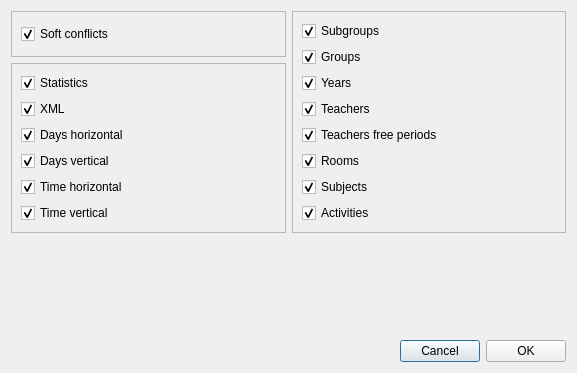
<?xml version="1.0" encoding="UTF-8"?>
<ui version="4.0">
 <class>TimetablesToWriteOnDiskForm_template</class>
 <widget class="QDialog" name="TimetablesToWriteOnDiskForm_template">
  <property name="geometry">
   <rect>
    <x>0</x>
    <y>0</y>
    <width>577</width>
    <height>373</height>
   </rect>
  </property>
  <property name="windowTitle">
   <string>Select the categories of timetables to be written on disk</string>
  </property>
  <layout class="QGridLayout" name="gridLayout_5">
   <item row="0" column="0">
    <layout class="QGridLayout" name="gridLayout_4">
     <item row="0" column="0">
      <widget class="QFrame" name="frame">
       <property name="frameShape">
        <enum>QFrame::StyledPanel</enum>
       </property>
       <property name="frameShadow">
        <enum>QFrame::Raised</enum>
       </property>
       <layout class="QGridLayout" name="gridLayout">
        <item row="0" column="0">
         <widget class="QCheckBox" name="softConflictsCheckBox">
          <property name="text">
           <string>Soft conflicts</string>
          </property>
          <property name="checked">
           <bool>true</bool>
          </property>
         </widget>
        </item>
       </layout>
      </widget>
     </item>
     <item row="0" column="1" rowspan="2">
      <widget class="QFrame" name="frame_3">
       <property name="frameShape">
        <enum>QFrame::StyledPanel</enum>
       </property>
       <property name="frameShadow">
        <enum>QFrame::Raised</enum>
       </property>
       <layout class="QGridLayout" name="gridLayout_3">
        <item row="0" column="0">
         <widget class="QCheckBox" name="subgroupsCheckBox">
          <property name="text">
           <string>Subgroups</string>
          </property>
          <property name="checked">
           <bool>true</bool>
          </property>
         </widget>
        </item>
        <item row="1" column="0">
         <widget class="QCheckBox" name="groupsCheckBox">
          <property name="text">
           <string>Groups</string>
          </property>
          <property name="checked">
           <bool>true</bool>
          </property>
         </widget>
        </item>
        <item row="2" column="0">
         <widget class="QCheckBox" name="yearsCheckBox">
          <property name="text">
           <string>Years</string>
          </property>
          <property name="checked">
           <bool>true</bool>
          </property>
         </widget>
        </item>
        <item row="3" column="0">
         <widget class="QCheckBox" name="teachersCheckBox">
          <property name="text">
           <string>Teachers</string>
          </property>
          <property name="checked">
           <bool>true</bool>
          </property>
         </widget>
        </item>
        <item row="4" column="0">
         <widget class="QCheckBox" name="teachersFreePeriodsCheckBox">
          <property name="text">
           <string>Teachers free periods</string>
          </property>
          <property name="checked">
           <bool>true</bool>
          </property>
         </widget>
        </item>
        <item row="5" column="0">
         <widget class="QCheckBox" name="roomsCheckBox">
          <property name="text">
           <string>Rooms</string>
          </property>
          <property name="checked">
           <bool>true</bool>
          </property>
         </widget>
        </item>
        <item row="6" column="0">
         <widget class="QCheckBox" name="subjectsCheckBox">
          <property name="text">
           <string>Subjects</string>
          </property>
          <property name="checked">
           <bool>true</bool>
          </property>
         </widget>
        </item>
        <item row="7" column="0">
         <widget class="QCheckBox" name="activitiesCheckBox">
          <property name="text">
           <string>Activities</string>
          </property>
          <property name="checked">
           <bool>true</bool>
          </property>
         </widget>
        </item>
       </layout>
      </widget>
     </item>
     <item row="1" column="0">
      <widget class="QFrame" name="frame_2">
       <property name="frameShape">
        <enum>QFrame::StyledPanel</enum>
       </property>
       <property name="frameShadow">
        <enum>QFrame::Raised</enum>
       </property>
       <layout class="QGridLayout" name="gridLayout_2">
        <item row="0" column="0">
         <widget class="QCheckBox" name="statisticsCheckBox">
          <property name="text">
           <string>Statistics</string>
          </property>
          <property name="checked">
           <bool>true</bool>
          </property>
         </widget>
        </item>
        <item row="1" column="0">
         <widget class="QCheckBox" name="xmlCheckBox">
          <property name="text">
           <string>XML</string>
          </property>
          <property name="checked">
           <bool>true</bool>
          </property>
         </widget>
        </item>
        <item row="2" column="0">
         <widget class="QCheckBox" name="daysHorizontalCheckBox">
          <property name="text">
           <string>Days horizontal</string>
          </property>
          <property name="checked">
           <bool>true</bool>
          </property>
         </widget>
        </item>
        <item row="3" column="0">
         <widget class="QCheckBox" name="daysVerticalCheckBox">
          <property name="text">
           <string>Days vertical</string>
          </property>
          <property name="checked">
           <bool>true</bool>
          </property>
         </widget>
        </item>
        <item row="4" column="0">
         <widget class="QCheckBox" name="timeHorizontalCheckBox">
          <property name="text">
           <string>Time horizontal</string>
          </property>
          <property name="checked">
           <bool>true</bool>
          </property>
         </widget>
        </item>
        <item row="5" column="0">
         <widget class="QCheckBox" name="timeVerticalCheckBox">
          <property name="text">
           <string>Time vertical</string>
          </property>
          <property name="checked">
           <bool>true</bool>
          </property>
         </widget>
        </item>
       </layout>
      </widget>
     </item>
    </layout>
   </item>
   <item row="1" column="0">
    <spacer name="verticalSpacer">
     <property name="orientation">
      <enum>Qt::Vertical</enum>
     </property>
     <property name="sizeHint" stdset="0">
      <size>
       <width>20</width>
       <height>154</height>
      </size>
     </property>
    </spacer>
   </item>
   <item row="2" column="0">
    <layout class="QHBoxLayout" name="horizontalLayout">
     <item>
      <spacer name="horizontalSpacer">
       <property name="orientation">
        <enum>Qt::Horizontal</enum>
       </property>
       <property name="sizeHint" stdset="0">
        <size>
         <width>40</width>
         <height>20</height>
        </size>
       </property>
      </spacer>
     </item>
     <item>
      <widget class="QPushButton" name="cancelPushButton">
       <property name="text">
        <string>Cancel</string>
       </property>
      </widget>
     </item>
     <item>
      <widget class="QPushButton" name="okPushButton">
       <property name="text">
        <string>OK</string>
       </property>
      </widget>
     </item>
    </layout>
   </item>
  </layout>
 </widget>
 <resources/>
 <connections/>
</ui>
